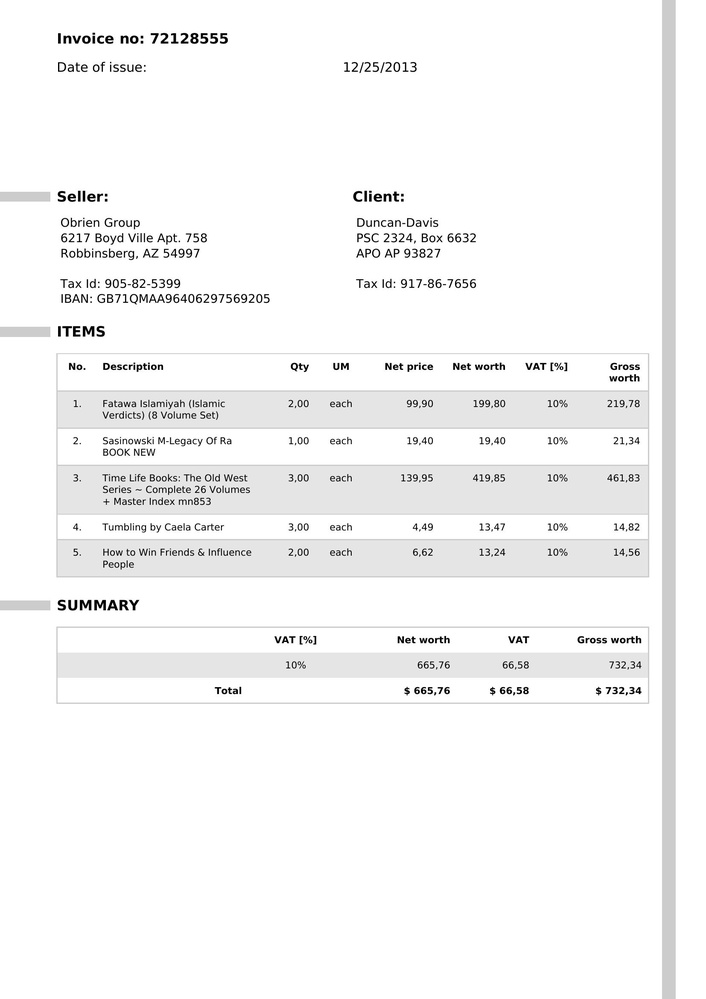
#> input picture data/raw/genuine/batch1-0006.jpg, 706 x 999 px, shrunk from 1654 x 2339 before the run, found by its file name; its folder holds 4 pictures in this run
$ jupyter execute --allow-errors 08_cv_visual_features.ipynb
#> lines starting #> are read from the running program, lines starting #| are printed output that depends on the picture
**Before training a CNN, we extracted low-level visual features such as edge density and contour irregularities to validate the presence of visual anomalies in fraudulent documents.**

[cell 1]
import cv2
import os
import numpy as np

base_dir = r"G:\fraud_document_ai\data\processed\thresholded"

def extract_features(folder):
    features = []

    for file in os.listdir(folder):
        img = cv2.imread(os.path.join(folder, file), cv2.IMREAD_GRAYSCALE)
#> img is the input picture: shape (999, 706); min 0, max 255, mean 246.1

        edges = cv2.Canny(img, 100, 200)
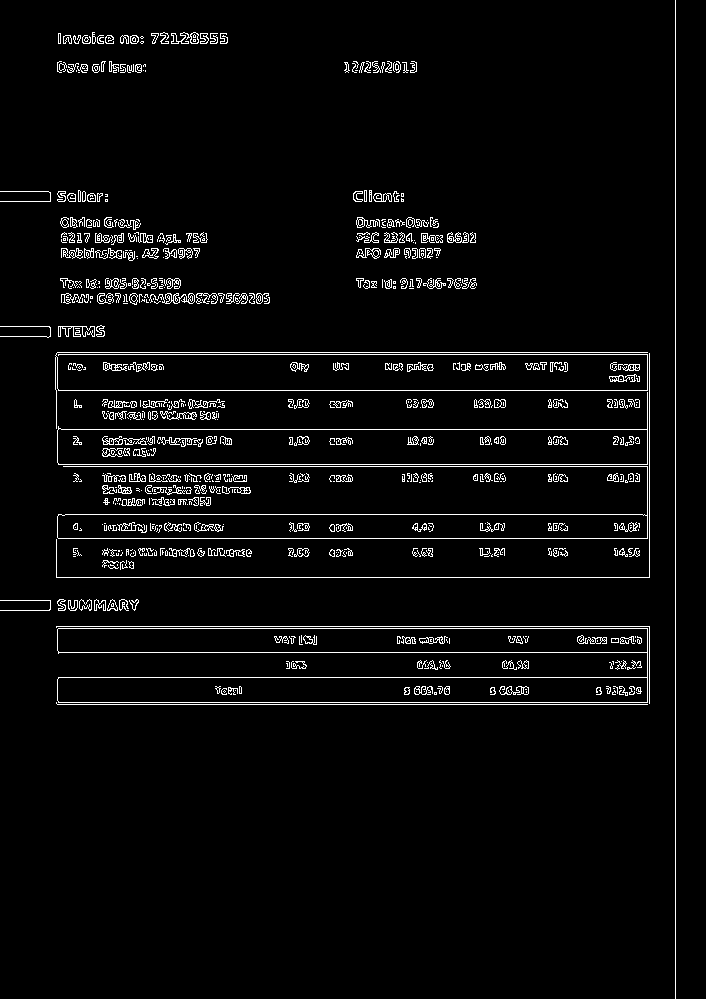
#> edges: shape (999, 706); 3.8% white in thin lines or dots
        edge_density = np.sum(edges > 0) / edges.size
#> edge_density = 0.0384

        contours, _ = cv2.findContours(
            img, cv2.RETR_EXTERNAL, cv2.CHAIN_APPROX_SIMPLE
        )
#> contours = [[[0, 0], [0, 998], [705, 998], [705, 0]]]
        contour_count = len(contours)
#> contour_count = 1

        features.append((edge_density, contour_count))
#> pass 2 of the loop in extract_features, `for file in os.listdir(folder):`:
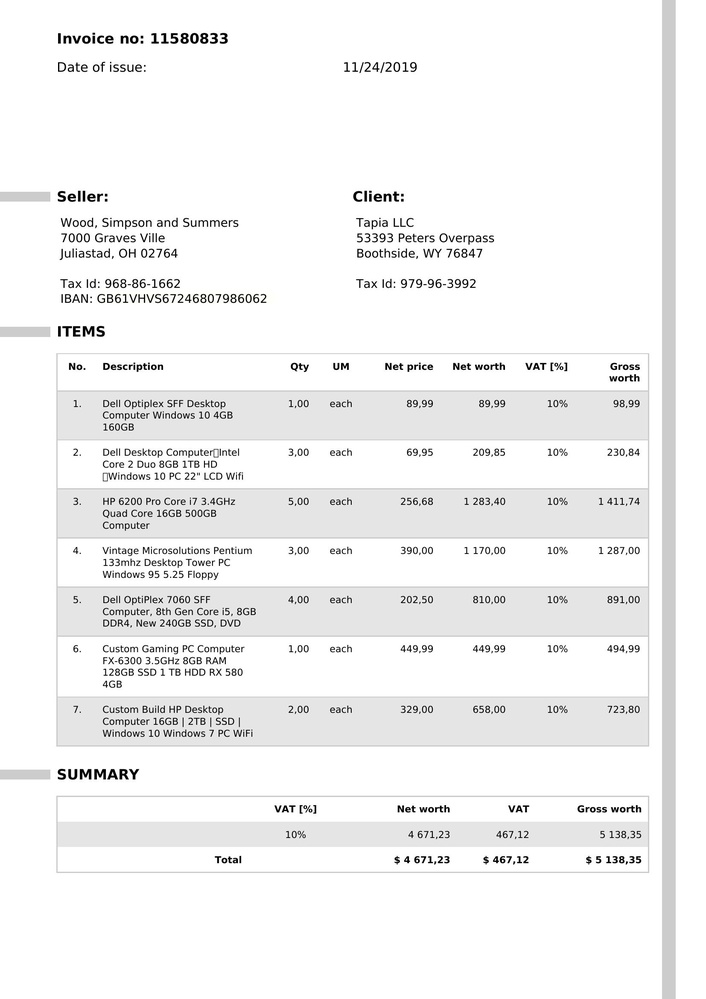
#> input picture data/raw/genuine/batch1-0007.jpg, 706 x 999 px, shrunk from 1654 x 2339 before the run, found by its file name
#> in extract_features, `edges = cv2.Canny(img, 100, 200)`:
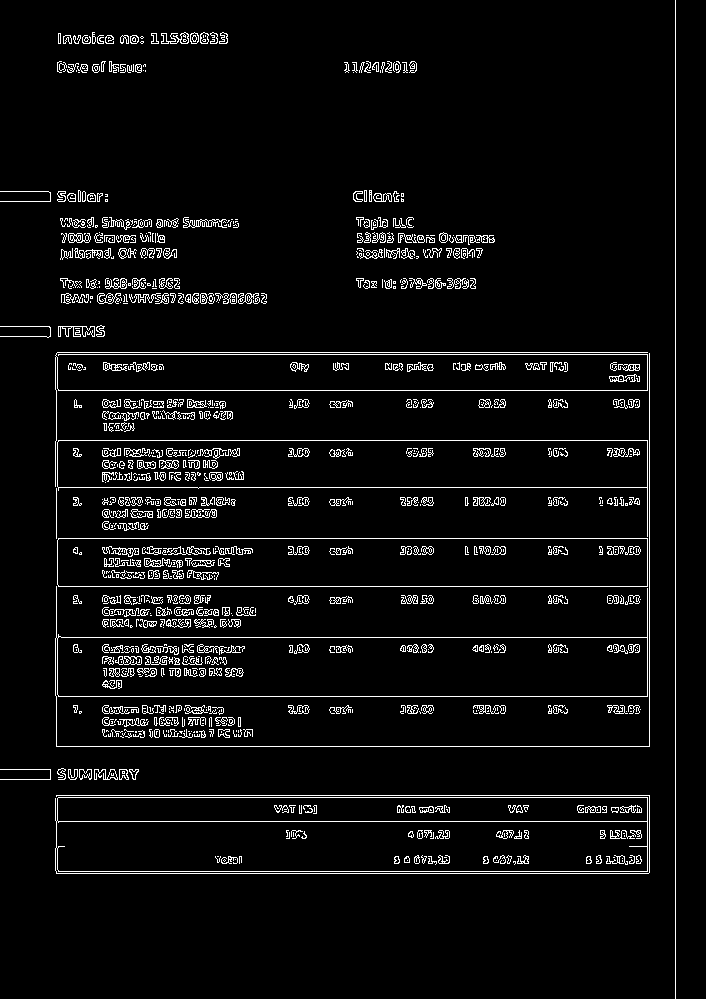
#> edges: shape (999, 706); 5% white in thin lines or dots
#> edge_density = 0.0499
#> pass 3 of the loop in extract_features, `for file in os.listdir(folder):`:
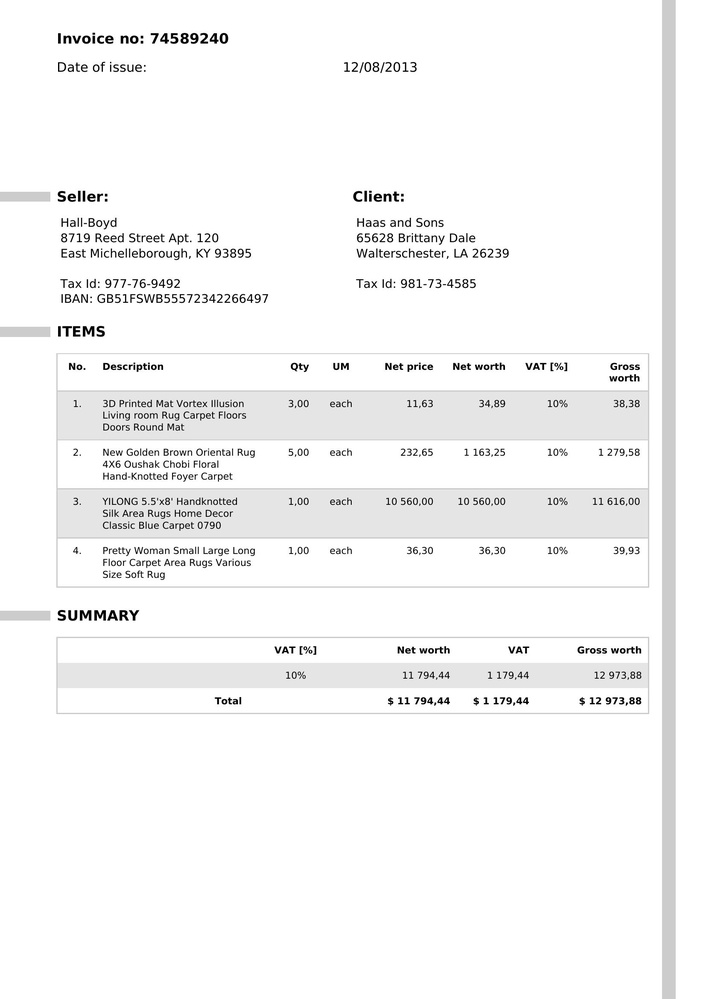
#> input picture data/raw/genuine/batch1-0008.jpg, 706 x 999 px, shrunk from 1654 x 2339 before the run, found by its file name
#> in extract_features, img is the input picture: shape (999, 706); min 0, max 255, mean 246.2
#> in extract_features, `edges = cv2.Canny(img, 100, 200)`:
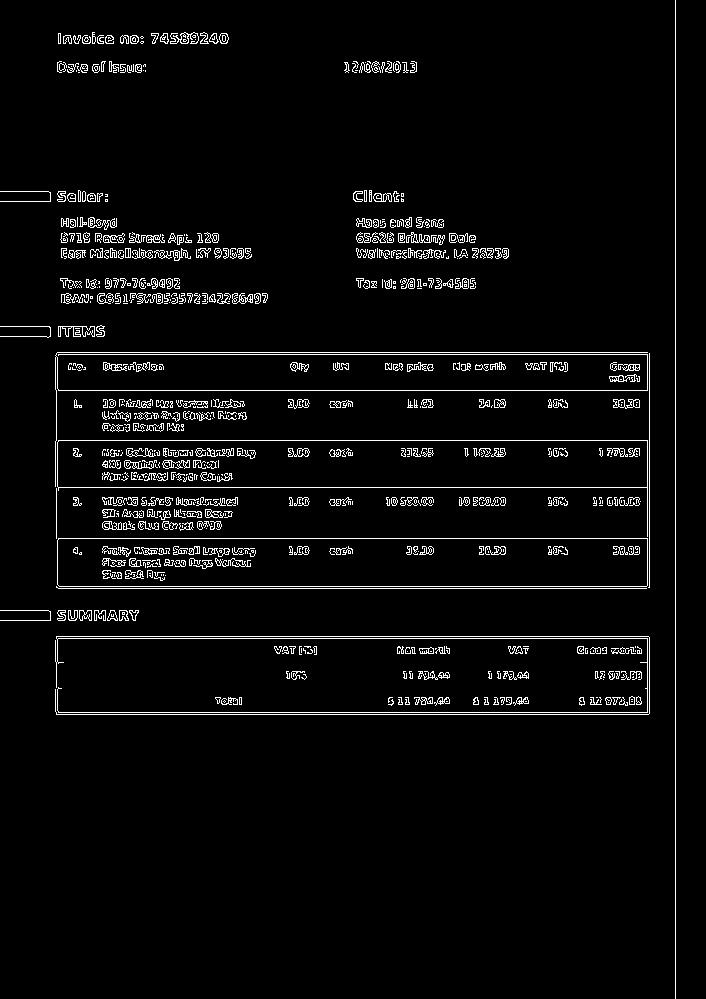
#> edges: shape (999, 706); 3.9% white in thin lines or dots
#> edge_density = 0.0388
#> the loop made 4 passes; the first 3 are shown

    return features

genuine_features = extract_features(os.path.join(base_dir, "genuine"))
#> (the rest of this cell did not finish here and is left out)
